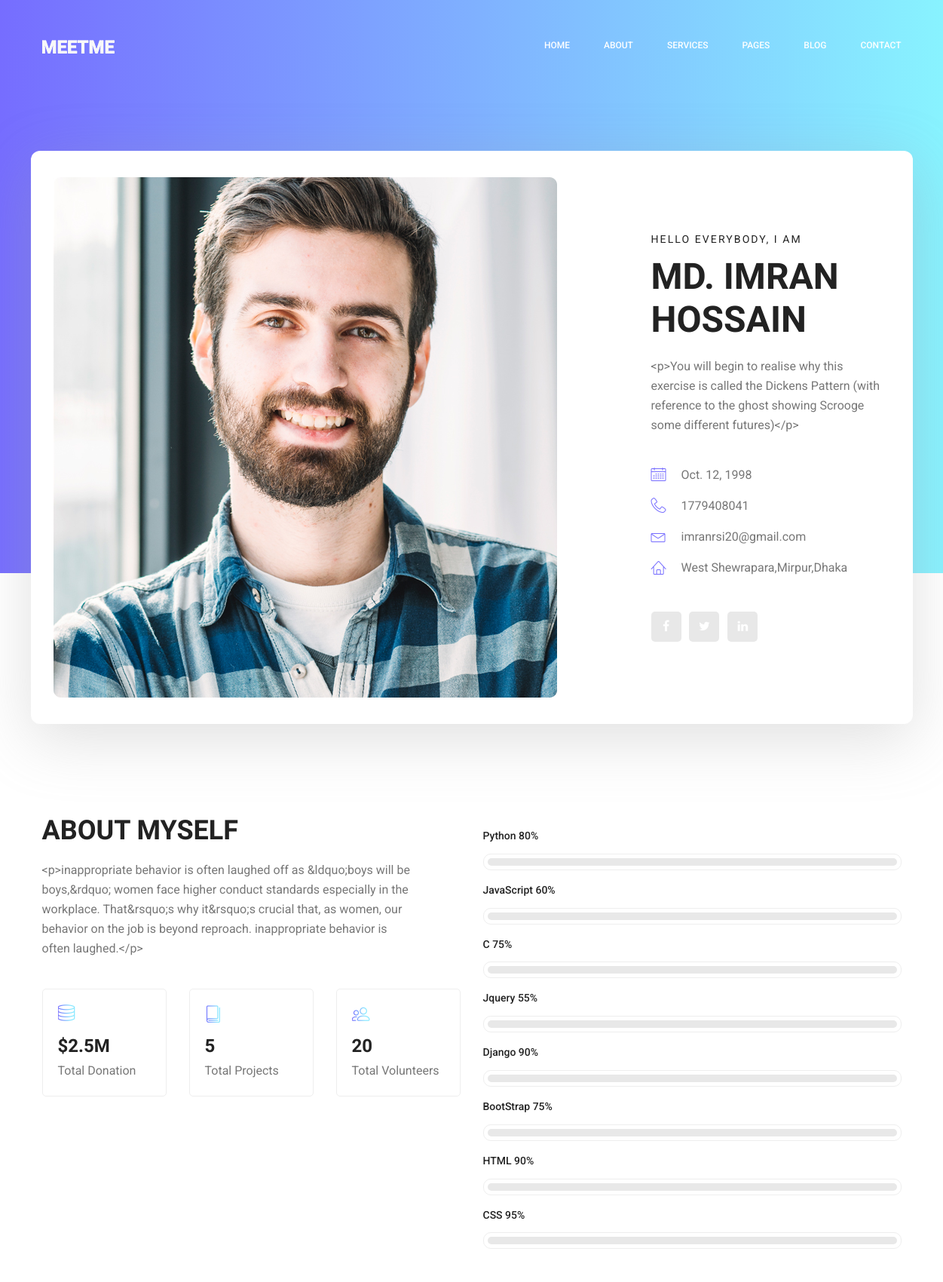
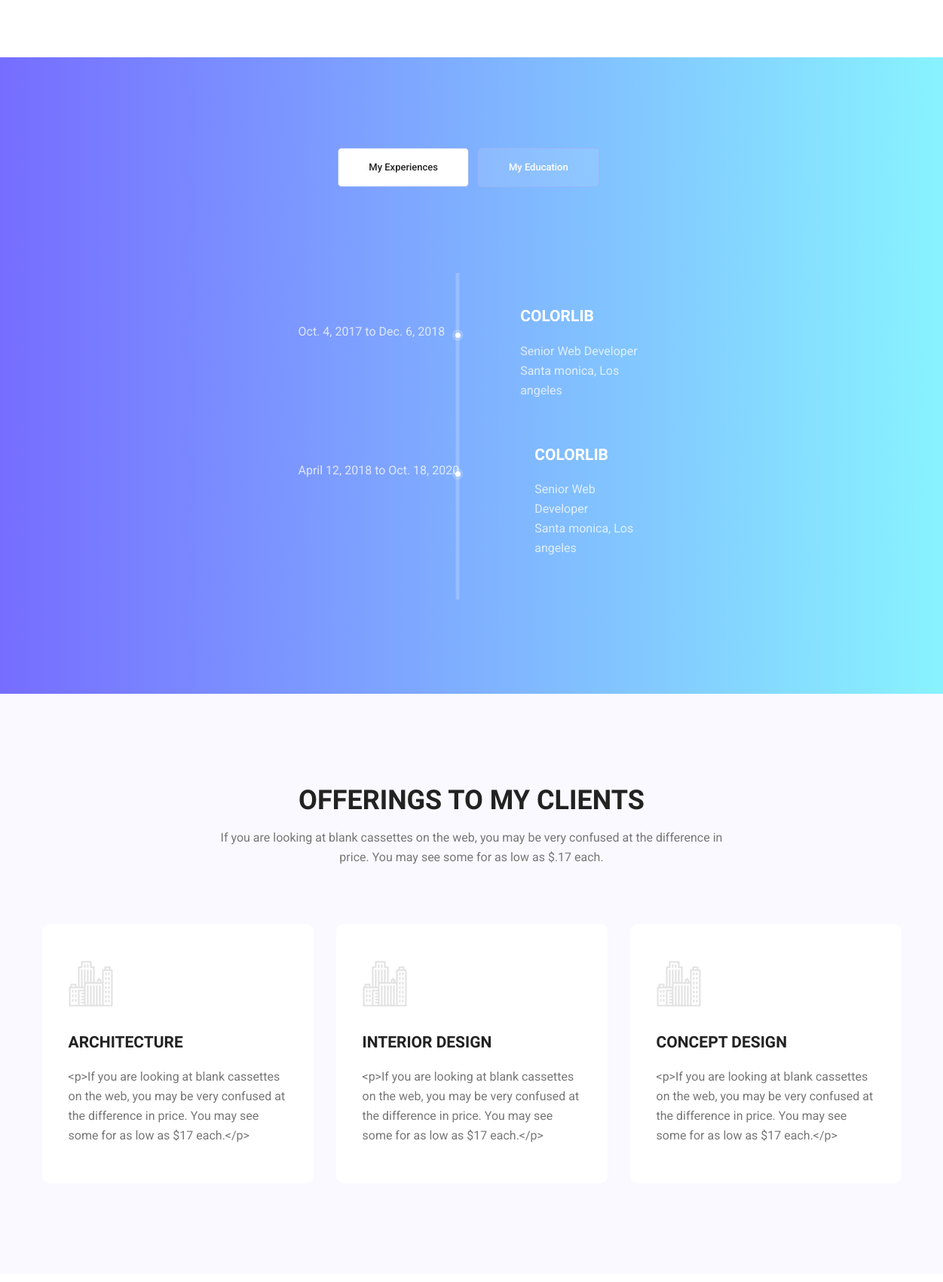
/home/ (upper part), run on the app's committed database (2 pictures, top to bottom).
### home/models.py (models this page shows, shortened)
class Personal_info(models.Model):
    name=models.CharField(blank=True,max_length=30)
    picture=models.ImageField(blank=True,upload_to='images/')
    motivational_description=RichTextUploadingField(blank=True)
    birth_date=models.DateField(blank=True)
    phone=models.IntegerField(blank=True,max_length=15)
    email=models.CharField(blank=True,max_length=30)
    address=models.TextField(blank=True,max_length=255)
    social_media_link=models.CharField(blank=True,max_length=400)

class About(models.Model):
    name=models.ForeignKey(Personal_info,on_delete=models.CASCADE)
    about_yourself=RichTextUploadingField()
    total_project=models.IntegerField(blank=True,max_length=5)
    total_volunteer=models.IntegerField(blank=True,max_length=5)

class Skill(models.Model):
    name=models.ForeignKey(Personal_info,on_delete=models.CASCADE)
    python=models.IntegerField(blank=True,max_length=3)
    javascript=models.IntegerField(blank=True,max_length=3)
    c=models.IntegerField(blank=True,max_length=3)
    jquery=models.IntegerField(blank=True,max_length=3)
    django=models.IntegerField(blank=True,max_length=3)
    bootstrap=models.IntegerField(blank=True,max_length=3)
    html=models.IntegerField(blank=True,max_length=3)
    css=models.IntegerField(blank=True,max_length=3)

class Experience(models.Model):
    name=models.ForeignKey(Personal_info,on_delete=models.CASCADE)
    company_name=models.CharField(blank=True,max_length=50)
    position=models.CharField(blank=True,max_length=50)
    address=models.CharField(blank=True,max_length=255)
    starting_date=models.DateField(blank=True)
    ending_date=models.DateField(blank=True)

class Work(models.Model):
    name=models.ForeignKey(Personal_info,on_delete=models.CASCADE)
    title=models.CharField(blank=True,max_length=150)
    description=RichTextUploadingField(blank=True)
    demo_picture=models.ImageField(blank=True,upload_to='images/')
    url=models.CharField(blank=True,max_length=400)

### home/views.py (the view)
# urls.py: path('home/', views.home,name='home'),
def home(request):
    info=Personal_info.objects.get(pk=1)
    about=About.objects.get(pk=1)
    skill=Skill.objects.get(pk=1)
    print(type(skill.python))
    experience=Experience.objects.all()
    work=Work.objects.all()
    context={
        "info":info,
        "about":about,
        "skill":skill,
        "experience":experience,
        "work":work,
    }
    return render(request,'index.html',context)

### templates/index.html (shortened to what this page needs)
{% extends 'base.html' %}
{% load static %}
{% block body %}
        <section class="home_banner_area">
           	<div class="container box_1620">
           		<div class="banner_inner d-flex align-items-center">
					<div class="banner_content">
						<div class="media">
							<div class="d-flex">
								<img src="{{info.picture.url}}" alt="image">
							</div>
							<div class="media-body">
								<div class="personal_text">
									<h6>Hello Everybody, i am</h6>
									<h3>{{info.name}}</h3>
									<p>{{info.motivational_description}}</p>
									<ul class="list basic_info">
										<li><a href="#"><i class="lnr lnr-calendar-full"></i> {{info.birth_date}}</a></li>
										<li><a href="#"><i class="lnr lnr-phone-handset"></i> {{info.phone}}</a></li>
										<li><a href="#"><i class="lnr lnr-envelope"></i>{{info.email}}</a></li>
										<li><a href="#"><i class="lnr lnr-home"></i> {{info.address}}</a></li>
									</ul>
									<ul class="list personal_social">
										<li><a href="{{info.social_media_link}}"><i class="fa fa-facebook"></i></a></li>
										<li><a href="#"><i class="fa fa-twitter"></i></a></li>
										<li><a href="#"><i class="fa fa-linkedin"></i></a></li>
									</ul>
								</div>
							</div>
						</div>
					</div>
				</div>
            </div>
        </section>
        <section class="welcome_area p_120">
        	<div class="container">
        		<div class="row welcome_inner">
        			<div class="col-lg-6">
        				<div class="welcome_text">
        					<h4>About Myself</h4>
        					<p>{{about.about_yourself}}</p>
        					<div class="row">
        						<div class="col-md-4">
        							<div class="wel_item">
        								<i class="lnr lnr-database"></i>
        								<h4>$2.5M</h4>
        								<p>Total Donation</p>
        							</div>
        						</div>
        						<div class="col-md-4">
        							<div class="wel_item">
        								<i class="lnr lnr-book"></i>
        								<h4>{{about.total_project}}</h4>
        								<p>Total Projects</p>
        							</div>
        						</div>
        						<div class="col-md-4">
        							<div class="wel_item">
        								<i class="lnr lnr-users"></i>
        								<h4>{{about.total_volunteer}}</h4>
        								<p>Total Volunteers</p>
        							</div>
        						</div>
        					</div>
        				</div>
        			</div>
        			<div class="col-lg-6">
        				<div class="tools_expert">
        					<div class="skill_main">
								<div class="skill_item">
									<h4>Python  <span class="counter"> {{ skill.python}}</span>%</h4>
									<div class="progress_br">
										<div class="progress">
										</div>
									</div>
								</div>
								<div class="skill_item">
									<h4>JavaScript  <span class="counter">{{skill.javascript}}</span>%</h4>
									<div class="progress_br">
										<div class="progress">
										</div>
									</div>
								</div>
								<div class="skill_item">
									<h4>C  <span class="counter">{{skill.c}}</span>%</h4>
									<div class="progress_br">
										<div class="progress">
										</div>
									</div>
								</div>
								<div class="skill_item">
									<h4>Jquery  <span class="counter">{{skill.jquery}}</span>%</h4>
									<div class="progress_br">
										<div class="progress">
										</div>
									</div>
								</div>
								<div class="skill_item">
									<h4>Django  <span class="counter">{{skill.django}}</span>%</h4>
									<div class="progress_br">
										<div class="progress">
										</div>
									</div>
								</div>
								<div class="skill_item">
									<h4>BootStrap  <span class="counter">{{skill.bootstrap}}</span>%</h4>
									<div class="progress_br">
										<div class="progress">
										</div>
									</div>
								</div>
								<div class="skill_item">
									<h4>HTML  <span class="counter">{{skill.html}}</span>%</h4>
									<div class="progress_br">
										<div class="progress">
										</div>
									</div>
								</div>
								<div class="skill_item">
									<h4>CSS  <span class="counter">{{skill.css}}</span>%</h4>
									<div class="progress_br">
										<div class="progress">
										</div>
									</div>
								</div>
							</div>
        				</div>
        			</div>
        		</div>
        	</div>
        </section>
        <section class="mytabs_area p_120">
        	<div class="container">
        		<div class="tabs_inner">
					<ul class="nav nav-tabs" id="myTab" role="tablist">
						<li class="nav-item">
							<a class="nav-link active" id="home-tab" data-toggle="tab" href="#home" role="tab" aria-controls="home" aria-selected="true">My Experiences</a>
						</li>
						<li class="nav-item">
							<a class="nav-link" id="profile-tab" data-toggle="tab" href="#profile" role="tab" aria-controls="profile" aria-selected="false">My Education</a>
						</li>
					</ul>
					<div class="tab-content" id="myTabContent">
						<div class="tab-pane fade show active" id="home" role="tabpanel" aria-labelledby="home-tab">
							<ul class="list">
								{% for experience in experience %}
								<li>
									<span></span>
									<div class="media">
										<div class="d-flex">
											<p>{{experience.starting_date}} to {{experience.ending_date}}</p>
										</div>
										<div class="media-body">
											<h4>{{experience.company_name}}</h4>
											<p>{{experience.position}} <br />{{experience.address}}</p>
										</div>
									</div>
								</li>
								{% endfor %}
							</ul>
						</div>
					</div>
        		</div>
        	</div>
        </section>
        <section class="feature_area p_120">
        	<div class="container">
        		<div class="main_title">
        			<h2>offerings to my clients</h2>
        			<p>If you are looking at blank cassettes on the web, you may be very confused at the difference in price. You may see some for as low as $.17 each.</p>
        		</div>
        		<div class="feature_inner row">
					{% for work in work %}
        			<div class="col-lg-4 col-md-6">
        				<div class="feature_item">
        					<i class="flaticon-city"></i>
        					<h4>{{work.title}}</h4>
        					<p>{{work.description}}</p>
        				</div>
        			</div>
					{% endfor %}
        		</div>
        	</div>
        </section>
        <section class="home_gallery_area p_120">
        </section>
{% endblock %}

### templates/base.html (shortened to what this page needs)
{% load static %}
<!doctype html>
<html lang="en">
    <head>
        <link rel="stylesheet" href="{% static 'css/bootstrap.css' %}">
        <link rel="stylesheet" href="{% static 'vendors/linericon/style.css' %}">
        <link rel="stylesheet" href="{% static 'css/font-awesome.min.css' %}">
        <link rel="stylesheet" href="{% static 'vendors/owl-carousel/owl.carousel.min.css' %}">
        <link rel="stylesheet" href="{% static 'vendors/lightbox/simpleLightbox.css' %}">
        <link rel="stylesheet" href="{% static 'vendors/nice-select/css/nice-select.css' %}">
        <link rel="stylesheet" href="{% static 'vendors/animate-css/animate.css' %}">
        <link rel="stylesheet" href="{% static 'vendors/popup/magnific-popup.css' %}">
        <link rel="stylesheet" href="{% static 'vendors/flaticon/flaticon.css' %}">
        <link rel="stylesheet" href="{% static 'css/style.css' %}">
        <link rel="stylesheet" href="{% static 'css/responsive.css' %}">
    </head>
    <body>
        <header class="header_area">
            <div class="main_menu">
            	<nav class="navbar navbar-expand-lg navbar-light">
					<div class="container box_1620">
						<a class="navbar-brand logo_h" href="index.html"><img src="{% static 'img/logo.png' %}" alt=""></a>
						<div class="collapse navbar-collapse offset" id="navbarSupportedContent">
							<ul class="nav navbar-nav menu_nav ml-auto">
								<li class="nav-item active"><a class="nav-link" href="{% url 'home' %}">Home</a></li>
								<li class="nav-item"><a class="nav-link" href="{% url 'about' %}">About</a></li>
								<li class="nav-item"><a class="nav-link" href="services.html">Services</a></li>
								<li class="nav-item submenu dropdown">
									<a href="#" class="nav-link dropdown-toggle" data-toggle="dropdown" role="button" aria-haspopup="true" aria-expanded="false">Pages</a>
								</li>
								<li class="nav-item submenu dropdown">
									<a href="#" class="nav-link dropdown-toggle" data-toggle="dropdown" role="button" aria-haspopup="true" aria-expanded="false">Blog</a>
								</li>
								<li class="nav-item"><a class="nav-link" href="contact.html">Contact</a></li>
							</ul>
						</div>
					</div>
            	</nav>
            </div>
        </header>
        {% block body %}
        {% endblock %}
    </body>
</html>

### data on the page
Personal_info: picture (picture), name "MD. IMRAN HOSSAIN", motivational_description "<p>You will begin to realise why this exercise is called the Dickens Pattern (with reference to the ghost showing Scrooge some different futures)</p>", birth_date "Oct. 12, 1998", phone "1779408041", email "imranrsi20@gmail.com", address "West Shewrapara,Mirpur,Dhaka"
About: about_yourself "<p>inappropriate behavior is often laughed off as &ldquo;boys will be boys,&rdquo; women face higher conduct standards especially in the workplace. That&rsquo;s why it&rsquo;s crucial that, as women, our behavior on the job is beyond reproach. inappropriate behavior is often laughed.</p>", total_project "5", total_volunteer "20"
Skill: python "80", javascript "60", c "75", jquery "55", django "90", bootstrap "75", html "90", css "95"
Experience: starting_date "Oct. 4, 2017", ending_date "Dec. 6, 2018", company_name "COLORLIB", position "Senior Web Developer", address "Santa monica, Los angeles"
Experience: starting_date "April 12, 2018", ending_date "Oct. 18, 2020", company_name "COLORLIB", position "Senior Web Developer", address "Santa monica, Los angeles"
Work: title "ARCHITECTURE", description "<p>If you are looking at blank cassettes on the web, you may be very confused at the difference in price. You may see some for as low as $17 each.</p>"
Work: title "INTERIOR DESIGN", description "<p>If you are looking at blank cassettes on the web, you may be very confused at the difference in price. You may see some for as low as $17 each.</p>"
Work: title "CONCEPT DESIGN", description "<p>If you are looking at blank cassettes on the web, you may be very confused at the difference in price. You may see some for as low as $17 each.</p>"
